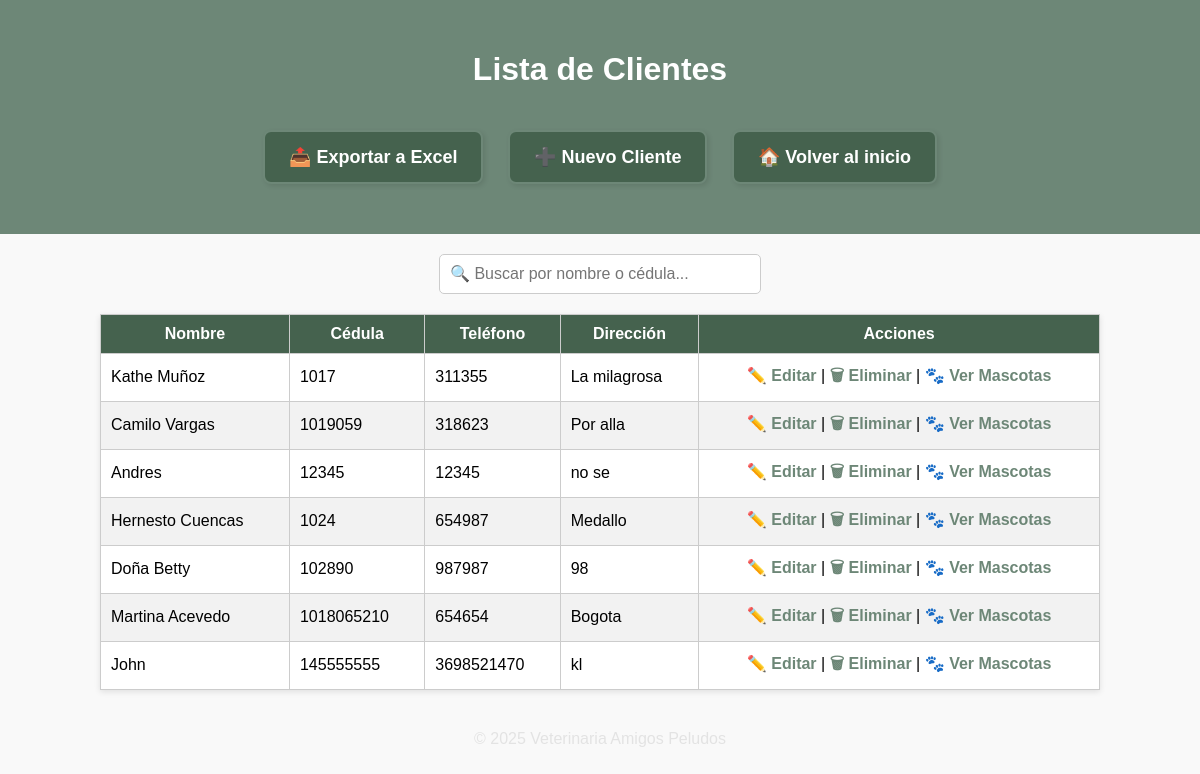
The app's page /clientes/lista/, older data.
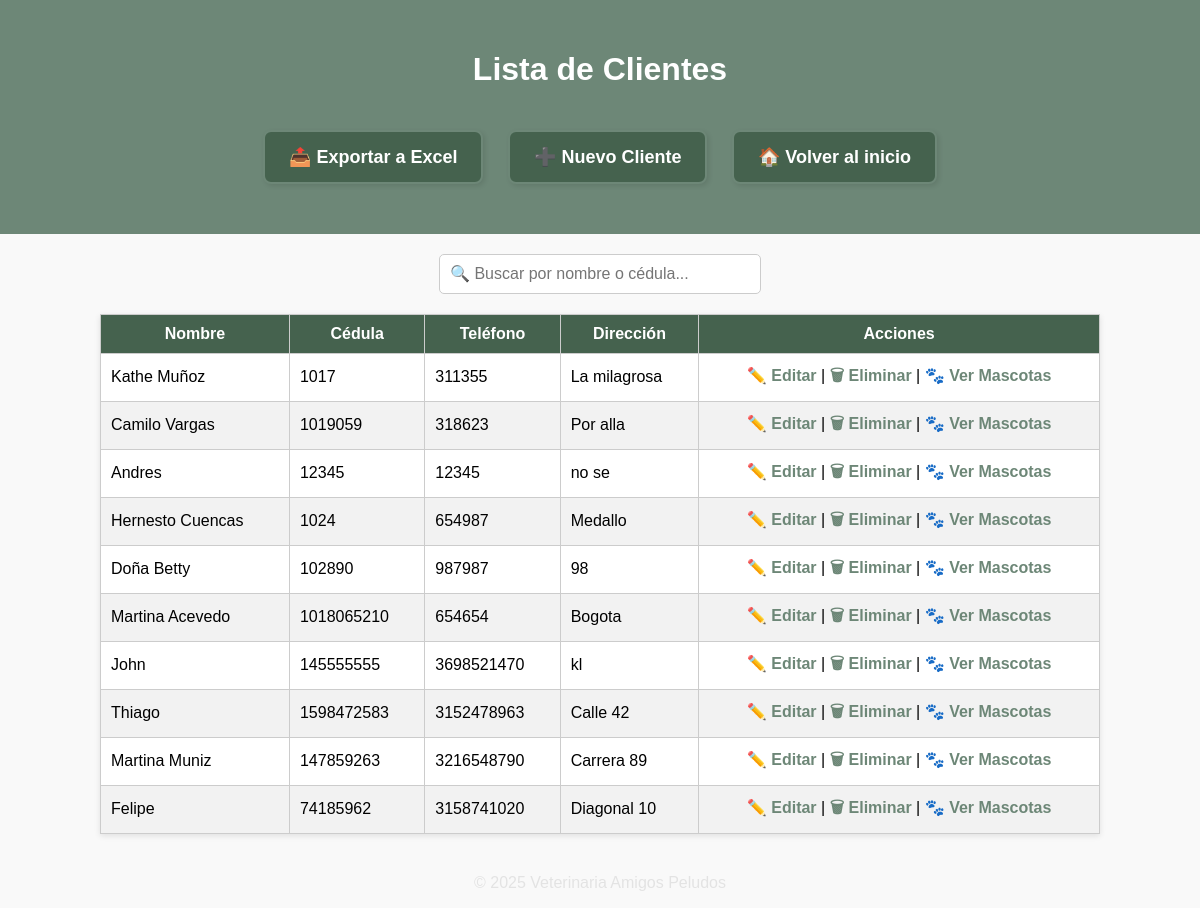
The same page, newer data.
### principal/models.py (models this page shows, shortened)
class Cliente(models.Model):
    nombre = models.CharField(max_length=100)
    cedula = models.CharField(max_length=20, unique=True)
    telefono = models.CharField(max_length=20, blank=True, null=True)
    direccion = models.CharField(max_length=255, blank=True, null=True)
    activo = models.BooleanField(default=True)

### principal/views.py (the view)
# urls.py: path('clientes/lista/', views.lista_clientes, name='lista_clientes'),
def lista_clientes(request):
    clientes = Cliente.objects.filter(activo=True)
    return render(request, 'principal/lista_clientes.html', {'clientes': clientes})

### principal/templates/principal/lista_clientes.html (shortened to what this page needs)
{% load static %}
<!DOCTYPE html>
<html lang="es">
<head>
    <link rel="stylesheet" href="{% static 'principal/css/listas.css' %}">
</head>
<body>
<header>
    <h1>Lista de Clientes</h1>
    <a href="{% url 'exportar_clientes' %}" class="btn">📤 Exportar a Excel</a>
    <a href="{% url 'crear_cliente' %}" class="btn">➕ Nuevo Cliente</a>
    <a href="{% url 'inicio' %}" class="btn">🏠 Volver al inicio</a>
</header>
<div class="search-box">
    <input type="text" id="buscar" placeholder="🔍 Buscar por nombre o cédula...">
</div>
<table id="tabla-clientes">
    <thead>
        <tr>
            <th>Nombre</th>
            <th>Cédula</th>
            <th>Teléfono</th>
            <th>Dirección</th>
            <th>Acciones</th>
        </tr>
    </thead>
    <tbody>
        {% for cliente in clientes %}
        <tr>
            <td>{{ cliente.nombre }}</td>
            <td>{{ cliente.cedula }}</td>
            <td>{{ cliente.telefono }}</td>
            <td>{{ cliente.direccion }}</td>
            <td>
                <a href="{% url 'editar_cliente' cliente.cedula %}">✏️ Editar</a> |
                <a href="{% url 'eliminar_cliente' cliente.cedula %}" onclick="return confirm('¿Eliminar este cliente?');">🗑 Eliminar</a> |
                <a href="{% url 'mascotas_por_cliente' cliente.id %}">🐾 Ver Mascotas</a>
            </td>
        </tr>
        {% empty %}
        <tr><td colspan="5">No hay clientes registrados.</td></tr>
        {% endfor %}
    </tbody>
</table>
<footer>
    <p>© 2025 Veterinaria Amigos Peludos</p>
</footer>
</body>
</html>

Row changes from the older to the newer data that the page shows:
added Cliente: nombre "Thiago", cedula "1598472583", telefono "3152478963", direccion "Calle 42"
added Cliente: nombre "Martina Muniz", cedula "147859263", telefono "3216548790", direccion "Carrera 89"
added Cliente: nombre "Felipe", cedula "74185962", telefono "3158741020", direccion "Diagonal 10"
